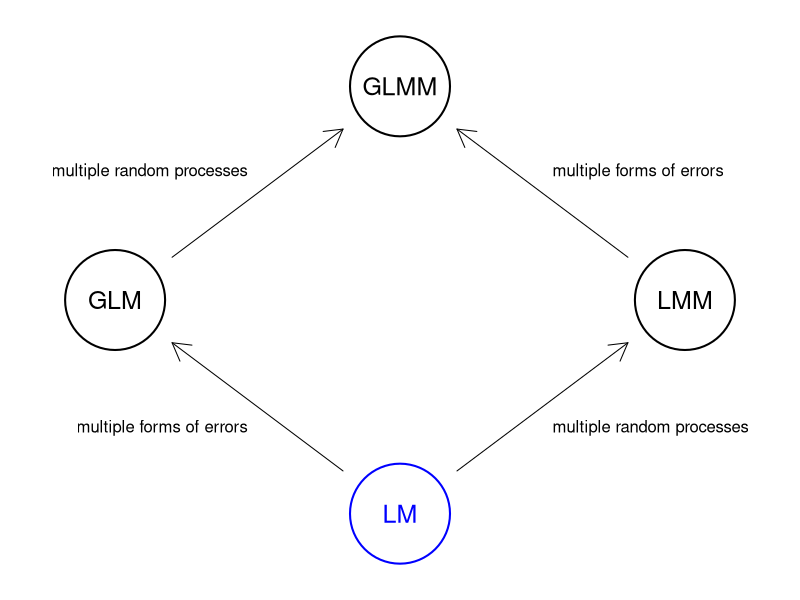
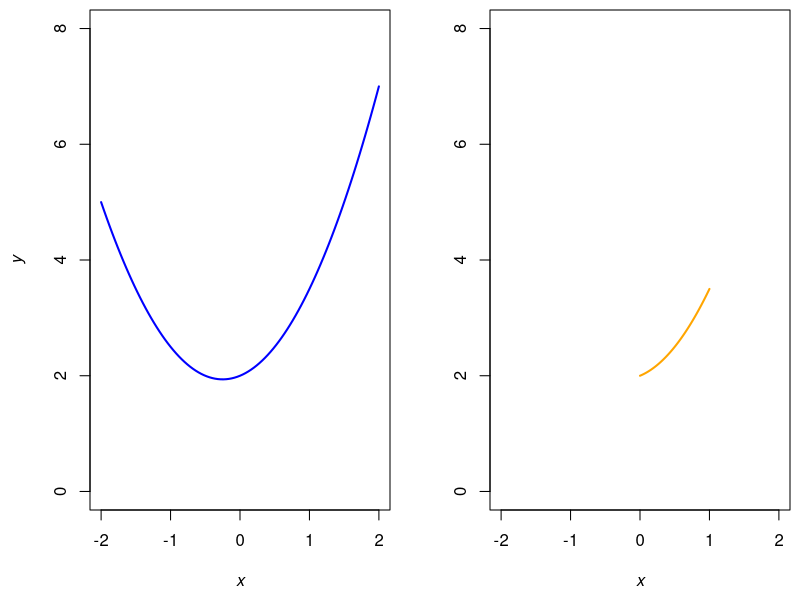
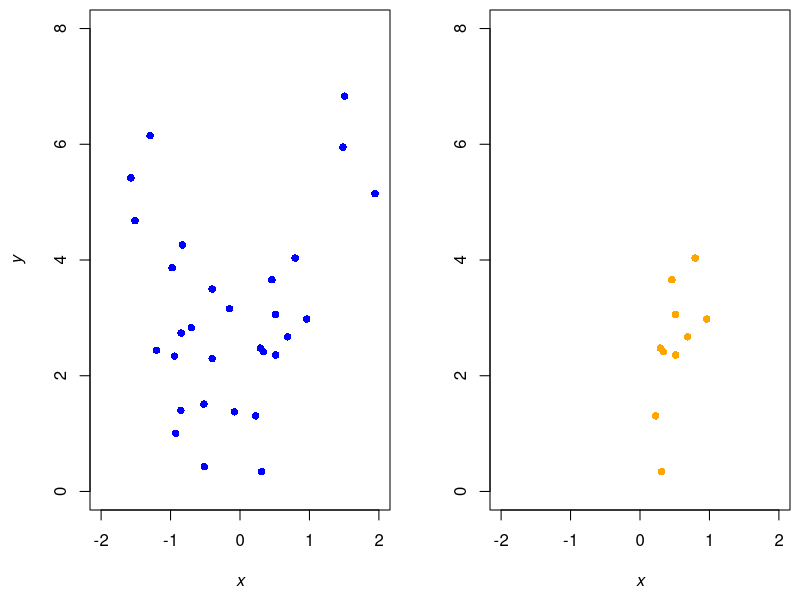
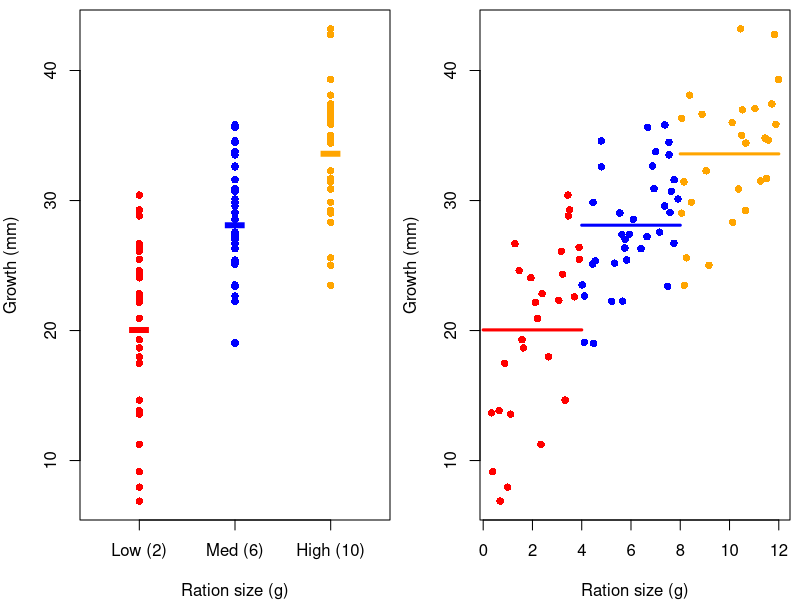
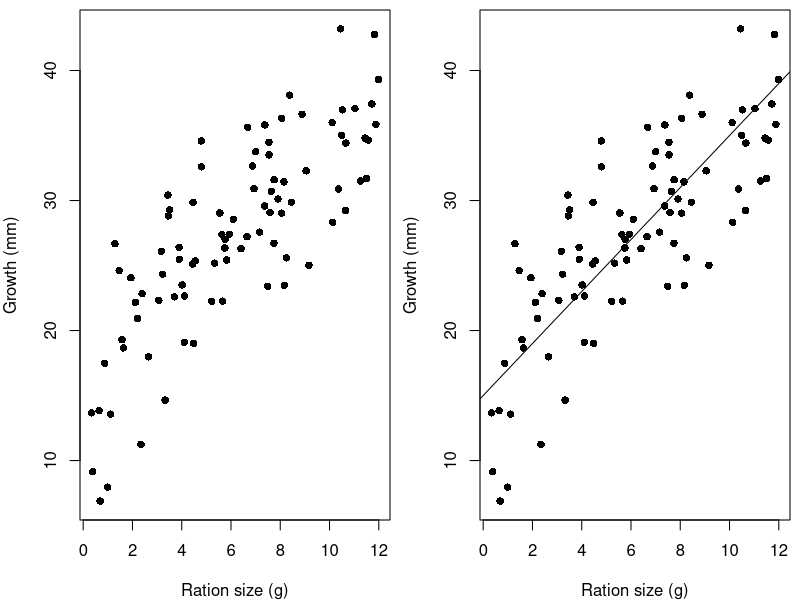
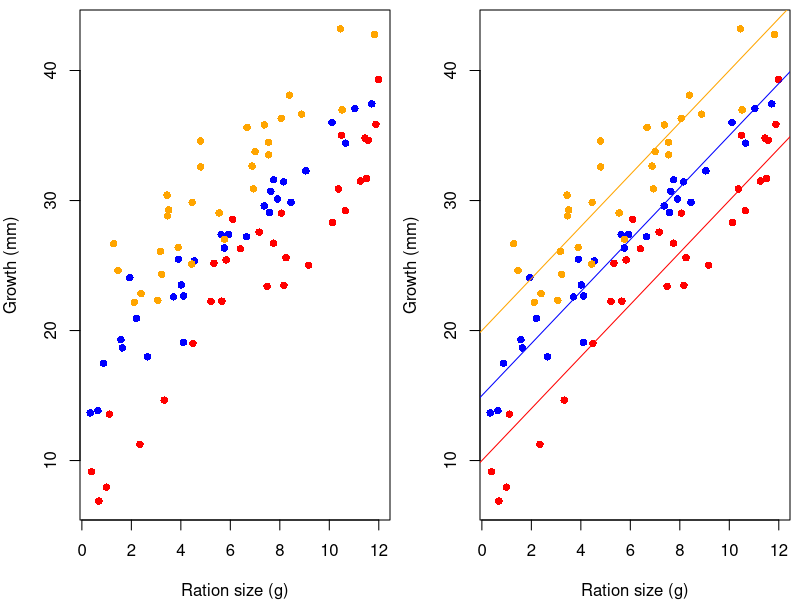

The R source for these figures, in order:
## ---- chunk 1
knitr::opts_chunk$set(echo = FALSE)
## ---- chunk 2
par(mai = rep(0, 4), omi = rep(0, 4), bg = NA)

## order: GLM, LM, GLMM, LMM
xx <- c(1, 2, 2, 3) * 10
yy <- c(2, 1, 3, 2) * 10

plot(c(7, 33), c(7, 33), type = "n", xlim = c(7, 33), ylim = c(7, 33),
     xaxt = "n", yaxt = "n", xlab = "", ylab = "",
     bty = "n")
symbols(xx, yy, circle = rep(2, 4), inches = 0.5, add = TRUE,
        lwd = 2, fg = c("black", "blue", "black", "black"), bg = "white")
text(xx, yy, c("GLM", "LM", "GLMM", "LMM"), cex = 1.5,
     col = c("black", "blue", "black", "black"))
## from LM to GLM
arrows(xx[2]-2, yy[2]+2, xx[1]+2, yy[1]-2, length = 0.2)
text(15, 14, "multiple forms of errors", pos = 2)
## from LM to LMM
arrows(xx[2]+2, yy[2]+2, xx[4]-2, yy[4]-2, length = 0.2)
text(25, 14, "multiple random processes", pos = 4)
## from GLM to GLMM
arrows(xx[1]+2, yy[1]+2, xx[3]-2, yy[3]-2, length = 0.2)
text(15, 26, "multiple random processes", pos = 2)
## from LMM to GLMM
arrows(xx[4]-2, yy[4]+2, xx[3]+2, yy[3]-2, length = 0.2)
text(25, 26, "multiple forms of errors", pos = 4)
## ---- chunk 3
par(mfrow = c(1,2), mai = c(0.9,0.9,0.1,0.1))
alpha <- 2
beta <- 0.5
curve(alpha + beta*x + x^2, -2, 2,
      xlim = c(-2,2), ylim = c(0,8), col = "blue", lwd = 2,
      xlab = expression(italic(x)), ylab = expression(italic(y)))
curve(alpha + beta*x + x^2, 0, 1,
      xlim = c(-2,2), ylim = c(0,8), col = "orange", lwd = 2,
      xlab = expression(italic(x)), ylab = "")
## ---- chunk 4
set.seed(514)
nn <- 30
alpha <- 2
beta <- 1/2
eps <- rnorm(nn, 0, 1) ## errors ~ N(0,1)
x_all <- runif(nn, -2, 2)
y_all <- alpha + beta*x_all + x_all^2 + eps
x_loc <- x_all[x_all >= 0 & x_all <= 1]
y_loc <- y_all[x_all >= 0 & x_all <= 1]
## ---- chunk 5
par(mfrow = c(1,2), mai = c(0.9,0.9,0.1,0.1))
plot(x_all, y_all, pch = 16,
     xlim = c(-2,2), ylim = c(0,8), col = "blue",
     xlab = expression(italic(x)), ylab = expression(italic(y)))
plot(x_loc, y_loc, pch = 16,
     xlim = c(-2,2), ylim = c(0,8), col = "orange",
     xlab = expression(italic(x)), ylab = "")
## ---- chunk 6
## model 1: full dataset
fit_1 <- lm(y_all ~ x_all)
summary(fit_1)
## ---- chunk 7
## model 2: "local" data
fit_2 <- lm(y_loc ~ x_loc)
summary(fit_2)
## ---- chunk 8
## intercept and slope for model 2
coef(fit_2)
## ---- chunk 9
## intercept and slope for model 2
coef(fit_2)
## ---- chunk 10
set.seed(514)
## sample size
nn <- 30
## groups
pp <- 3
## global intercept
alpha <- 5
## offsets
beta_1 <- c(1,2,3)*5
## slope
beta_2 <- 2
## vector of lienar parameters
BETA <- matrix(c(alpha, beta_1, beta_2), ncol = 1)
## linear predictors
x_avg <- rep(1, nn*pp)
x_int <- matrix(c(rep(c(rep(1,nn),
                        rep(0,nn*pp)),2),
                  c(rep(1,nn))),
                nn*pp, pp)
x_cov <- runif(nn*pp, 0, 12)
## matrix of predictors
xx <- cbind(x_avg, x_int, x_cov)
## Gaussian errors
ee <- rnorm(nn*pp, 0, 2)
## simulated data
yy <- xx %*% BETA + ee
## bin data for ANOVA
vv <- cbind(x_cov, yy)
v1 <- vv[x_cov <=4, ]
v2 <- vv[x_cov > 4 & x_cov <=8, ]
v3 <- vv[x_cov > 8 & x_cov <=12, ]
## plot all data
par(mai = c(0.8,0.8,0.1,0.1))
## low
plot(rep(1, nrow(v1)), v1[,2], pch = 16, col = "red",
     xlim = c(0.5,3.5), ylim = range(yy),
     xaxt = "n",
     xlab = "Ration size (g)", ylab = "Growth (mm)")
points(1, mean(v1[,2]), col = "red", pch = "-", cex = 5)
## med
points(rep(2, nrow(v2)), v2[,2], pch = 16, col = "blue")
points(2, mean(v2[,2]), col = "blue", pch = "-", cex = 5)
# high
points(rep(3, nrow(v3)), v3[,2], pch = 16, col = "orange")
points(3, mean(v3[,2]), col = "orange", pch = "-", cex = 5)
axis(1, at = seq(3), labels = c("Low (2)", "Med (6)", "High (10)"))
## ---- chunk 11
par(mai = c(0.8,0.8,0.1,0.1))
plot(v1[,1], v1[,2], pch = 16, col = "red",
     xlim = range(x_cov), ylim = range(yy),
     xlab = "Ration size (g)", ylab = "Growth (mm)")
lines(c(0,4), rep(mean(v1[,2]), 2), col = "red", lwd = 3)
## med
points(v2[,1], v2[,2], pch = 16, col = "blue")
lines(c(4,8), rep(mean(v2[,2]), 2), col = "blue", lwd = 3)
# high
points(v3[,1], v3[,2], pch = 16, col = "orange")
lines(c(8,12), rep(mean(v3[,2]), 2), col = "orange", lwd = 3)
## ---- chunk 12
par(mai = c(0.8,0.8,0.1,0.1))
plot(x_cov, yy, pch = 16, 
     xlab = "Ration size (g)", ylab = "Growth (mm)")
## ---- chunk 13
par(mai = c(0.8,0.8,0.1,0.1))
plot(x_cov, yy, pch = 16, 
     xlab = "Ration size (g)", ylab = "Growth (mm)")
abline(a = 15, b = 2)
## ---- chunk 14

## all data
par(mai = c(0.8,0.8,0.1,0.1))
plot(x_cov[1:nn], yy[1:nn], pch = 16, col = "red", ylim = range(yy),
     xlab = "Ration size (g)", ylab = "Growth (mm)")
points(x_cov[1:nn+nn], yy[1:nn+nn], pch = 16, col = "blue")
points(x_cov[1:nn+nn*2], yy[1:nn+nn*2], pch = 16, col = "orange")
## ---- chunk 15

## all data
par(mai = c(0.8,0.8,0.1,0.1))
plot(x_cov[1:nn], yy[1:nn], pch = 16, col = "red", ylim = range(yy),
     xlab = "Ration size (g)", ylab = "Growth (mm)")
points(x_cov[1:nn+nn], yy[1:nn+nn], pch = 16, col = "blue")
points(x_cov[1:nn+nn*2], yy[1:nn+nn*2], pch = 16, col = "orange")

abline(a = 10, b = 2, col = "red")
abline(a = 15, b = 2, col = "blue")
abline(a = 20, b = 2, col = "orange")
